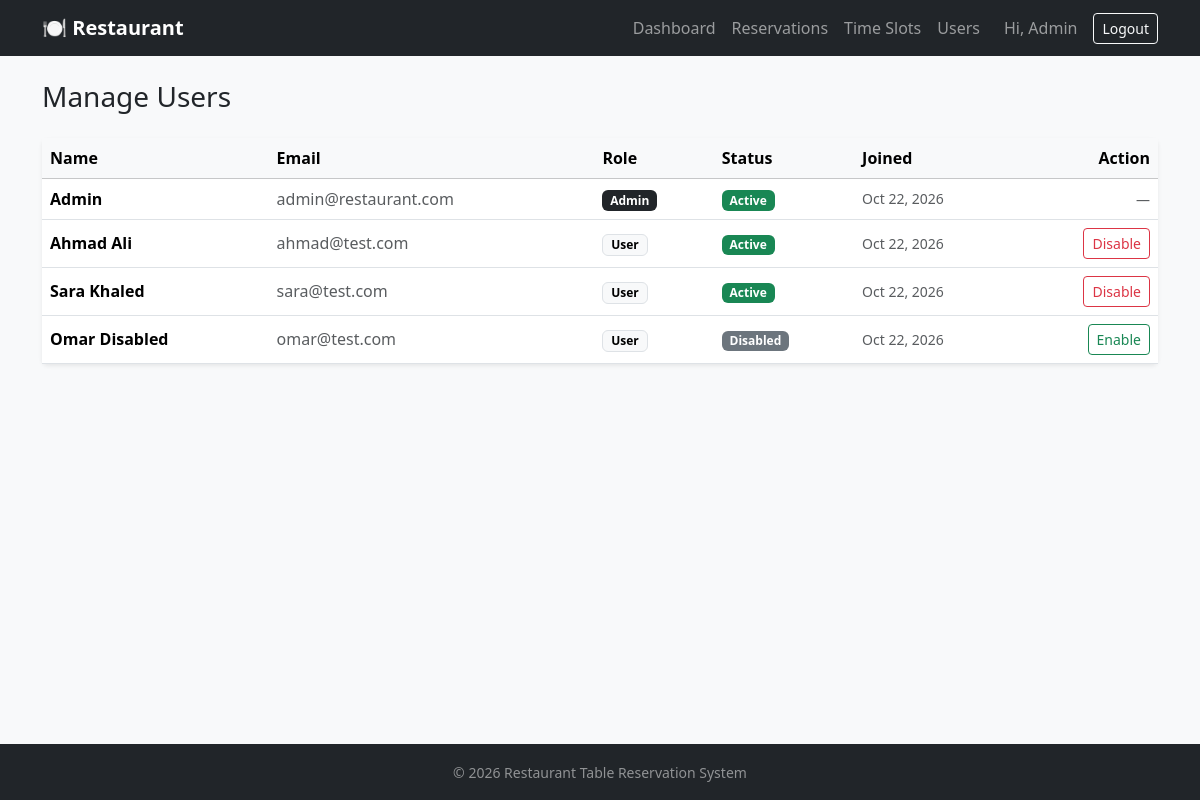
The page /admin/users.php (signed in) on the database its author committed.
### tables this page shows
CREATE TABLE users (
    id INT AUTO_INCREMENT PRIMARY KEY,
    name VARCHAR(100) NOT NULL,
    email VARCHAR(150) NOT NULL UNIQUE,
    password VARCHAR(255) NOT NULL,
    role ENUM('user', 'admin') NOT NULL DEFAULT 'user',
    is_active TINYINT(1) NOT NULL DEFAULT 1,
    created_at TIMESTAMP NOT NULL DEFAULT CURRENT_TIMESTAMP
);

### includes/User.php (called while the page is built, shortened)
<?php
class User
{
    private $pdo;
    public function __construct($pdo)
    {
        $this->pdo = $pdo;
    }
    public function getAll()
    {
        $stmt = $this->pdo->query("SELECT id, name, email, role, is_active, created_at FROM users ORDER BY created_at DESC");
        return $stmt->fetchAll();
    }
}

### admin/users.php (the view, shortened to what this page needs)
<?php
require_once '../includes/init.php';
$userModel = new User($pdo);
$users = $userModel->getAll();
require_once '../includes/header.php';
?>
<h1 class="h3 mb-4">Manage Users</h1>
<div class="card shadow-sm border-0">
    <div class="table-responsive">
        <table class="table table-hover align-middle mb-0">
            <thead class="table-light">
                <tr>
                    <th>Name</th>
                    <th>Email</th>
                    <th>Role</th>
                    <th>Status</th>
                    <th>Joined</th>
                    <th class="text-end">Action</th>
                </tr>
            </thead>
            <tbody>
                <?php foreach ($users as $user): ?>
                    <tr>
                        <td class="fw-semibold"><?= htmlspecialchars($user['name']) ?></td>
                        <td class="text-muted"><?= htmlspecialchars($user['email']) ?></td>
                        <td>
                            <span class="badge <?= $user['role'] === 'admin' ? 'text-bg-dark' : 'text-bg-light border' ?>">
                                <?= ucfirst($user['role']) ?>
                            </span>
                        </td>
                        <td>
                            <?php if ($user['is_active']): ?>
                                <span class="badge text-bg-success">Active</span>
                            <?php else: ?>
                                <span class="badge text-bg-secondary">Disabled</span>
                            <?php endif; ?>
                        </td>
                        <td class="small text-muted text-nowrap"><?= date('M j, Y', strtotime($user['created_at'])) ?></td>
                        <td class="text-end">
                            <?php if ($user['role'] === 'admin'): ?>
                                <span class="text-muted small">—</span>
                            <?php else: ?>
                                <form method="post" class="d-inline">
                                    <?php if ($user['is_active']): ?>
                                        <button type="submit" name="action" value="deactivate" class="btn btn-sm btn-outline-danger">Disable</button>
                                    <?php else: ?>
                                        <button type="submit" name="action" value="activate" class="btn btn-sm btn-outline-success">Enable</button>
                                    <?php endif; ?>
                                </form>
                            <?php endif; ?>
                        </td>
                    </tr>
                <?php endforeach; ?>
            </tbody>
        </table>
    </div>
</div>
<?php require_once '../includes/footer.php'; ?>

### rows shown on the page
users: name "Admin", email "admin@restaurant.com", role "Admin", is_active "Active", created_at "Oct 22, 2026"
users: name "Ahmad Ali", email "ahmad@test.com", role "User", is_active "Active", created_at "Oct 22, 2026"
users: name "Sara Khaled", email "sara@test.com", role "User", is_active "Active", created_at "Oct 22, 2026"
users: name "Omar Disabled", email "omar@test.com", role "User", is_active "Disabled", created_at "Oct 22, 2026"

### other values the page prints
$_SESSION['user_name'] "Admin"
